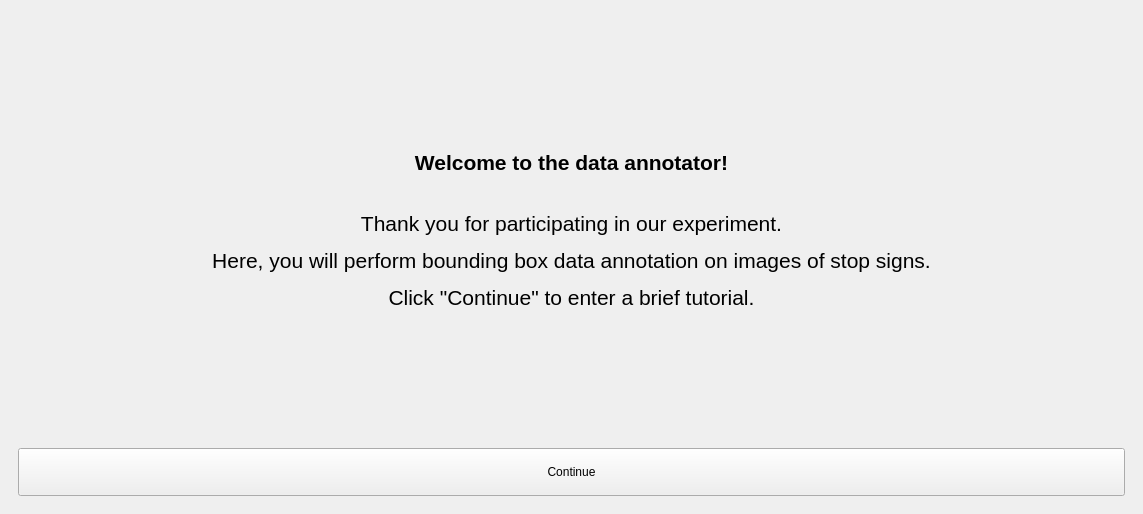
<?xml version="1.0" encoding="UTF-8"?>
<ui version="4.0">
 <class>MainWindow</class>
 <widget class="QMainWindow" name="MainWindow">
  <property name="geometry">
   <rect>
    <x>0</x>
    <y>0</y>
    <width>1133</width>
    <height>514</height>
   </rect>
  </property>
  <property name="windowTitle">
   <string>MainWindow</string>
  </property>
  <widget class="QWidget" name="centralWidget">
   <property name="autoFillBackground">
    <bool>true</bool>
   </property>
   <layout class="QGridLayout" name="gridLayout_2">
    <item row="0" column="0">
     <widget class="QStackedWidget" name="stackedWidget">
      <property name="sizePolicy">
       <sizepolicy hsizetype="Expanding" vsizetype="Expanding">
        <horstretch>0</horstretch>
        <verstretch>0</verstretch>
       </sizepolicy>
      </property>
      <property name="autoFillBackground">
       <bool>true</bool>
      </property>
      <property name="currentIndex">
       <number>0</number>
      </property>
      <widget class="QWidget" name="page">
       <property name="sizePolicy">
        <sizepolicy hsizetype="Expanding" vsizetype="Expanding">
         <horstretch>0</horstretch>
         <verstretch>0</verstretch>
        </sizepolicy>
       </property>
       <property name="autoFillBackground">
        <bool>true</bool>
       </property>
       <layout class="QGridLayout" name="gridLayout">
        <item row="0" column="0">
         <widget class="QLabel" name="label_home">
          <property name="text">
           <string>&lt;html&gt;&lt;head/&gt;&lt;body&gt;&lt;p align=&quot;center&quot;&gt;&lt;span style=&quot; font-size:16pt; font-weight:700;&quot;&gt;Welcome to the data annotator!&lt;/span&gt;&lt;/p&gt;&lt;p align=&quot;center&quot;&gt;&lt;span style=&quot; font-size:16pt; font-weight:700;&quot;&gt;&lt;br/&gt;&lt;/span&gt;&lt;span style=&quot; font-size:16pt;&quot;&gt;Thank you for participating in our experiment.&lt;/span&gt;&lt;/p&gt;&lt;p align=&quot;center&quot;&gt;&lt;span style=&quot; font-size:16pt;&quot;&gt;Here, you will perform bounding box data annotation on images of stop signs.&lt;/span&gt;&lt;/p&gt;&lt;p align=&quot;center&quot;&gt;&lt;span style=&quot; font-size:16pt;&quot;&gt;Click &amp;quot;Continue&amp;quot; to enter a brief tutorial.&lt;/span&gt;&lt;/p&gt;&lt;/body&gt;&lt;/html&gt;</string>
          </property>
         </widget>
        </item>
        <item row="2" column="0">
         <widget class="QPushButton" name="button_home">
          <property name="minimumSize">
           <size>
            <width>0</width>
            <height>48</height>
           </size>
          </property>
          <property name="text">
           <string>Continue</string>
          </property>
         </widget>
        </item>
       </layout>
      </widget>
      <widget class="QWidget" name="page_2">
       <property name="sizePolicy">
        <sizepolicy hsizetype="Expanding" vsizetype="Expanding">
         <horstretch>0</horstretch>
         <verstretch>0</verstretch>
        </sizepolicy>
       </property>
       <property name="autoFillBackground">
        <bool>true</bool>
       </property>
       <layout class="QGridLayout" name="gridLayout">
        <item row="0" column="0">
         <widget class="QLabel" name="label_guide">
          <property name="text">
           <string>&lt;html&gt;&lt;head/&gt;&lt;body&gt;&lt;p align=&quot;center&quot;&gt;&lt;span style=&quot; font-size:18pt; font-weight:700;&quot;&gt;Tutorial Part 1&lt;/span&gt;&lt;/p&gt;&lt;p align=&quot;center&quot;&gt;&lt;span style=&quot; font-size:12pt;&quot;&gt;A bounding box is a box drawn around an object of interest in an image,&lt;/span&gt;&lt;/p&gt;&lt;p align=&quot;center&quot;&gt;&lt;span style=&quot; font-size:12pt;&quot;&gt;that contains the object as precisely as possible.&lt;/span&gt;&lt;/p&gt;&lt;p align=&quot;center&quot;&gt;&lt;span style=&quot; font-size:12pt;&quot;&gt;You must draw precise bounding boxes that encapsulate only the stop signs, as perfectly as possible.&lt;/span&gt;&lt;/p&gt;&lt;p align=&quot;center&quot;&gt;&lt;span style=&quot; font-size:12pt;&quot;&gt;Some images will have slanted or off-centered stop signs which cannot be perfectly bound; a few pixels of leeway is okay.&lt;/span&gt;&lt;/p&gt;&lt;/body&gt;&lt;/html&gt;</string>
          </property>
         </widget>
        </item>
        <item row="3" column="0">
         <layout class="QHBoxLayout" name="horizontalLayout">
          <item>
           <widget class="QPushButton" name="button_previous">
            <property name="minimumSize">
             <size>
              <width>0</width>
              <height>48</height>
             </size>
            </property>
            <property name="text">
             <string>Previous</string>
            </property>
           </widget>
          </item>
          <item>
           <widget class="QPushButton" name="button_next">
            <property name="minimumSize">
             <size>
              <width>0</width>
              <height>48</height>
             </size>
            </property>
            <property name="text">
             <string>Next</string>
            </property>
           </widget>
          </item>
         </layout>
        </item>
       </layout>
      </widget>
      <widget class="QWidget" name="page_3">
       <property name="sizePolicy">
        <sizepolicy hsizetype="Expanding" vsizetype="Expanding">
         <horstretch>0</horstretch>
         <verstretch>0</verstretch>
        </sizepolicy>
       </property>
       <property name="autoFillBackground">
        <bool>true</bool>
       </property>
       <layout class="QGridLayout" name="gridLayout">
        <item row="0" column="0">
         <widget class="QLabel" name="label_guide_2">
          <property name="text">
           <string>&lt;html&gt;&lt;head/&gt;&lt;body&gt;&lt;p align=&quot;center&quot;&gt;&lt;span style=&quot; font-size:18pt; font-weight:700;&quot;&gt;Tutorial Part 2&lt;/span&gt;&lt;/p&gt;&lt;p align=&quot;center&quot;&gt;&lt;span style=&quot; font-size:12pt;&quot;&gt;For each image, you can freely click and drag to create a box that captures the stop sign. You can also click and drag already-created edges to correct them.&lt;/span&gt;&lt;/p&gt;&lt;p align=&quot;center&quot;&gt;&lt;span style=&quot; font-size:12pt; font-weight:700;&quot;&gt;Press &amp;quot;Finish&amp;quot; as soon as you are satisfied with your drawing!&lt;/span&gt;&lt;/p&gt;&lt;p align=&quot;center&quot;&gt;&lt;span style=&quot; font-size:12pt;&quot;&gt;Here's an example of a good bounding box being drawn:&lt;/span&gt;&lt;/p&gt;&lt;/body&gt;&lt;/html&gt;</string>
          </property>
         </widget>
        </item>
        <item row="1" column="0">
         <widget class="QLabel" name="label_gif">
          <property name="text">
           <string/>
          </property>
         </widget>
        </item>
        <item row="3" column="0">
         <layout class="QHBoxLayout" name="horizontalLayout">
          <item>
           <widget class="QPushButton" name="button_previous_2">
            <property name="minimumSize">
             <size>
              <width>0</width>
              <height>48</height>
             </size>
            </property>
            <property name="text">
             <string>Previous</string>
            </property>
           </widget>
          </item>
          <item>
           <widget class="QPushButton" name="button_next_2">
            <property name="minimumSize">
             <size>
              <width>0</width>
              <height>48</height>
             </size>
            </property>
            <property name="text">
             <string>Do an Example Annotation</string>
            </property>
           </widget>
          </item>
         </layout>
        </item>
       </layout>
      </widget>
      <widget class="QWidget" name="page_4">
       <property name="autoFillBackground">
        <bool>true</bool>
       </property>
       <layout class="QGridLayout" name="gridLayout">
        <item row="2" column="0" rowspan="2">
         <widget class="QPushButton" name="button_finished_tutorial">
          <property name="minimumSize">
           <size>
            <width>0</width>
            <height>96</height>
           </size>
          </property>
          <property name="styleSheet">
           <string notr="true">font: 24pt &quot;Impact&quot;;</string>
          </property>
          <property name="text">
           <string>FINISHED</string>
          </property>
         </widget>
        </item>
        <item row="0" column="0">
         <spacer name="verticalSpacer">
          <property name="orientation">
           <enum>Qt::Orientation::Vertical</enum>
          </property>
          <property name="sizeHint" stdset="0">
           <size>
            <width>20</width>
            <height>40</height>
           </size>
          </property>
         </spacer>
        </item>
       </layout>
      </widget>
      <widget class="QWidget" name="page_start">
       <property name="sizePolicy">
        <sizepolicy hsizetype="Expanding" vsizetype="Expanding">
         <horstretch>0</horstretch>
         <verstretch>0</verstretch>
        </sizepolicy>
       </property>
       <property name="autoFillBackground">
        <bool>true</bool>
       </property>
       <layout class="QGridLayout" name="gridLayout">
        <item row="3" column="0">
         <layout class="QHBoxLayout" name="horizontalLayout">
          <item>
           <widget class="QPushButton" name="button_guide">
            <property name="minimumSize">
             <size>
              <width>0</width>
              <height>48</height>
             </size>
            </property>
            <property name="text">
             <string>Back to Guide</string>
            </property>
           </widget>
          </item>
          <item>
           <widget class="QPushButton" name="button_begin">
            <property name="minimumSize">
             <size>
              <width>0</width>
              <height>48</height>
             </size>
            </property>
            <property name="text">
             <string>BEGIN EXPERIMENT</string>
            </property>
           </widget>
          </item>
         </layout>
        </item>
        <item row="1" column="0">
         <widget class="QLineEdit" name="lineEdit">
          <property name="text">
           <string>First and Last Name</string>
          </property>
         </widget>
        </item>
        <item row="0" column="0">
         <widget class="QLabel" name="label_start">
          <property name="text">
           <string>&lt;html&gt;&lt;head/&gt;&lt;body&gt;&lt;p align=&quot;center&quot;&gt;&lt;span style=&quot; font-size:18pt; font-weight:700;&quot;&gt;Your Practice Results: &lt;/span&gt;&lt;/p&gt;&lt;p align=&quot;center&quot;&gt;&lt;span style=&quot; font-size:12pt;&quot;&gt;You are about to begin the actual data annotation experiment. &amp;quot;BEGIN EXPERIMENT&amp;quot; will start a timer and take you to the images. &lt;/span&gt;&lt;/p&gt;&lt;p align=&quot;center&quot;&gt;&lt;span style=&quot; font-size:12pt;&quot;&gt;You will annotate each of 10 images sequentially. Press &amp;quot;FINISHED&amp;quot; after you are satisfied with each box, and the next image will automatically appear.&lt;/span&gt;&lt;/p&gt;&lt;p align=&quot;center&quot;&gt;&lt;span style=&quot; font-size:12pt;&quot;&gt;You may return to the guide now if you would like a refresher. If you are ready to start the experiment, please fill out the following:&lt;/span&gt;&lt;/p&gt;&lt;/body&gt;&lt;/html&gt;</string>
          </property>
         </widget>
        </item>
        <item row="2" column="0">
         <widget class="QRadioButton" name="radioButton">
          <property name="text">
           <string>Click this if you will be subject to a visual distraction.</string>
          </property>
         </widget>
        </item>
       </layout>
      </widget>
      <widget class="QWidget" name="page_experiment">
       <property name="autoFillBackground">
        <bool>true</bool>
       </property>
       <layout class="QGridLayout" name="gridLayout">
        <item row="2" column="0" rowspan="2">
         <widget class="QPushButton" name="button_finished">
          <property name="minimumSize">
           <size>
            <width>0</width>
            <height>96</height>
           </size>
          </property>
          <property name="styleSheet">
           <string notr="true">font: 24pt &quot;Impact&quot;;</string>
          </property>
          <property name="text">
           <string>FINISHED</string>
          </property>
         </widget>
        </item>
        <item row="0" column="0">
         <spacer name="verticalSpacer">
          <property name="orientation">
           <enum>Qt::Orientation::Vertical</enum>
          </property>
          <property name="sizeHint" stdset="0">
           <size>
            <width>20</width>
            <height>40</height>
           </size>
          </property>
         </spacer>
        </item>
       </layout>
      </widget>
      <widget class="QWidget" name="page_done">
       <property name="sizePolicy">
        <sizepolicy hsizetype="Expanding" vsizetype="Expanding">
         <horstretch>0</horstretch>
         <verstretch>0</verstretch>
        </sizepolicy>
       </property>
       <property name="autoFillBackground">
        <bool>true</bool>
       </property>
       <layout class="QGridLayout" name="gridLayout">
        <item row="0" column="0">
         <widget class="QLabel" name="label_done">
          <property name="text">
           <string>&lt;html&gt;&lt;head/&gt;&lt;body&gt;&lt;p align=&quot;center&quot;&gt;&lt;span style=&quot; font-size:16pt; font-weight:700;&quot;&gt;DONE!&lt;/span&gt;&lt;/p&gt;&lt;p align=&quot;center&quot;&gt;&lt;span style=&quot; font-size:16pt; font-weight:700;&quot;&gt;&lt;br/&gt;&lt;/span&gt;&lt;span style=&quot; font-size:16pt;&quot;&gt;Thank you for participating in our experiment! Your results have been recorded.&lt;/span&gt;&lt;/p&gt;&lt;p align=&quot;center&quot;&gt;&lt;span style=&quot; font-size:16pt;&quot;&gt;Please click &amp;quot;End&amp;quot; to exit the app.&lt;/span&gt;&lt;/p&gt;&lt;/body&gt;&lt;/html&gt;</string>
          </property>
         </widget>
        </item>
        <item row="2" column="0">
         <widget class="QPushButton" name="button_done">
          <property name="minimumSize">
           <size>
            <width>0</width>
            <height>48</height>
           </size>
          </property>
          <property name="text">
           <string>End</string>
          </property>
         </widget>
        </item>
       </layout>
      </widget>
     </widget>
    </item>
   </layout>
  </widget>
 </widget>
 <resources/>
 <connections/>
</ui>
